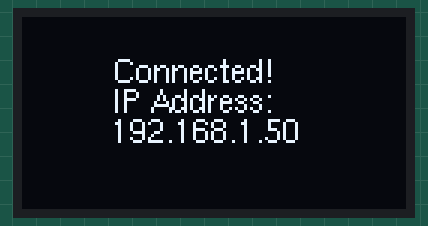
Recording of a program running on a simulated ESP32-C3. Parts: 128×64 one-colour display. WiFi joins after 1.5 s; servers stay silent unless stated.

Above: at 1.8 s.

The program:

main.cpp
```cpp
#include <Arduino.h>
#include <WiFi.h>
#include <Wire.h>
#include <U8g2lib.h>

// Pins: clock=6, data=5.
U8G2_SSD1306_128X64_NONAME_F_HW_I2C u8g2(U8G2_R0, U8X8_PIN_NONE, 6, 5);

// SSD1306 controller has 132x64 pixel buffer
const unsigned int BufferWidth  = 132;
const unsigned int BufferHeight = 64;
const unsigned int ScreenWidth  = 72;
const unsigned int ScreenHeight = 40;
const unsigned int xOffset = (BufferWidth - ScreenWidth) / 2;
const unsigned int yOffset = (BufferHeight - ScreenHeight) / 2;

const char* ssid = "your-ssid";  // Change this to your WiFi SSID
const char* password = "your-password";  // Change this to your WiFi password

void setup() {
  u8g2.begin();
  u8g2.setContrast(255);
  u8g2.setBusClock(400000);
  u8g2.setFont(u8g_font_helvR08);

  WiFi.hostname("esp32c3");
  WiFi.begin(ssid, password);
  WiFi.setTxPower(WIFI_POWER_8_5dBm);  // Really important config, without this I can't connect on WiFi.

  u8g2.clearBuffer();
  u8g2.drawStr(xOffset, yOffset + 10, "Connecting");
  u8g2.sendBuffer();

  int attempts = 0;
  int dots = 0;

  while (WiFi.status() != WL_CONNECTED && attempts < 30) {
    delay(250);
    attempts++;
    u8g2.clearBuffer();
    u8g2.drawStr(xOffset, yOffset + 10, "Connecting");
    if (attempts % 2 == 0) {
        dots++;
        if (dots > 3) {
            dots = 0;
        }
    }
    for (int i = 0; i < dots; i++) {
        int x_pos = xOffset + u8g2.getStrWidth("Connecting") + (i * 5);
        if (x_pos + u8g2.getStrWidth(".") <= xOffset + ScreenWidth) {
          u8g2.drawStr(x_pos, yOffset + 10, ".");
        }
    }
    u8g2.sendBuffer();
  }

  u8g2.clearBuffer();

  if (WiFi.status() == WL_CONNECTED) {
    u8g2.drawStr(xOffset, yOffset + 10, "Connected!");
    u8g2.drawStr(xOffset, yOffset + 20, "IP Address:");
    u8g2.drawStr(xOffset, yOffset + 30, WiFi.localIP().toString().c_str());
    u8g2.sendBuffer();
  } else {
    u8g2.drawStr(xOffset, yOffset + 10, "Failed to");
    u8g2.drawStr(xOffset, yOffset + 20, "connect.");
    u8g2.sendBuffer();
  }
}

void loop() {
}
```
